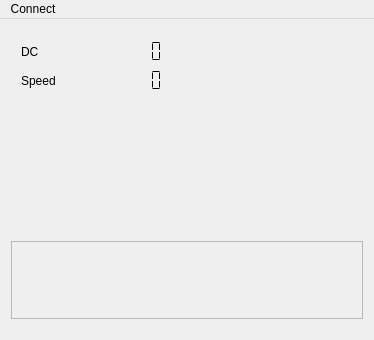
<?xml version="1.0" encoding="UTF-8"?>
<ui version="4.0">
 <class>MainWindow</class>
 <widget class="QMainWindow" name="MainWindow">
  <property name="geometry">
   <rect>
    <x>0</x>
    <y>0</y>
    <width>374</width>
    <height>340</height>
   </rect>
  </property>
  <property name="windowTitle">
   <string>BT Control</string>
  </property>
  <widget class="QWidget" name="centralWidget">
   <property name="layoutDirection">
    <enum>Qt::LeftToRight</enum>
   </property>
   <layout class="QHBoxLayout" name="horizontalLayout_5">
    <item>
     <layout class="QVBoxLayout" name="verticalLayout">
      <property name="bottomMargin">
       <number>10</number>
      </property>
      <item>
       <layout class="QHBoxLayout" name="horizontalLayout_4">
        <property name="leftMargin">
         <number>10</number>
        </property>
        <property name="topMargin">
         <number>10</number>
        </property>
        <property name="rightMargin">
         <number>10</number>
        </property>
        <property name="bottomMargin">
         <number>10</number>
        </property>
        <item>
         <layout class="QFormLayout" name="formLayout">
          <property name="fieldGrowthPolicy">
           <enum>QFormLayout::AllNonFixedFieldsGrow</enum>
          </property>
          <item row="0" column="0">
           <widget class="QLabel" name="label">
            <property name="text">
             <string>DC</string>
            </property>
           </widget>
          </item>
          <item row="0" column="1">
           <widget class="QLCDNumber" name="lcdNumber_2">
            <property name="layoutDirection">
             <enum>Qt::LeftToRight</enum>
            </property>
            <property name="autoFillBackground">
             <bool>false</bool>
            </property>
            <property name="styleSheet">
             <string notr="true">border:0</string>
            </property>
            <property name="segmentStyle">
             <enum>QLCDNumber::Flat</enum>
            </property>
           </widget>
          </item>
          <item row="1" column="0">
           <widget class="QLabel" name="label_2">
            <property name="text">
             <string>Speed</string>
            </property>
           </widget>
          </item>
          <item row="1" column="1">
           <widget class="QLCDNumber" name="lcdNumber">
            <property name="styleSheet">
             <string notr="true">border:0</string>
            </property>
            <property name="segmentStyle">
             <enum>QLCDNumber::Flat</enum>
            </property>
           </widget>
          </item>
         </layout>
        </item>
        <item>
         <widget class="QWidget" name="widget" native="true">
          <property name="minimumSize">
           <size>
            <width>136</width>
            <height>185</height>
           </size>
          </property>
          <property name="maximumSize">
           <size>
            <width>136</width>
            <height>185</height>
           </size>
          </property>
          <property name="styleSheet">
           <string notr="true">background-image: url(:/images/states/disbled.png)</string>
          </property>
         </widget>
        </item>
       </layout>
      </item>
      <item>
       <widget class="QPlainTextEdit" name="plainTextEdit">
        <property name="enabled">
         <bool>false</bool>
        </property>
       </widget>
      </item>
     </layout>
    </item>
   </layout>
  </widget>
  <widget class="QMenuBar" name="menuBar">
   <property name="geometry">
    <rect>
     <x>0</x>
     <y>0</y>
     <width>374</width>
     <height>21</height>
    </rect>
   </property>
   <widget class="QMenu" name="menuPort">
    <property name="title">
     <string>Connect</string>
    </property>
   </widget>
   <addaction name="menuPort"/>
  </widget>
 </widget>
 <layoutdefault spacing="6" margin="11"/>
 <resources/>
 <connections/>
</ui>
